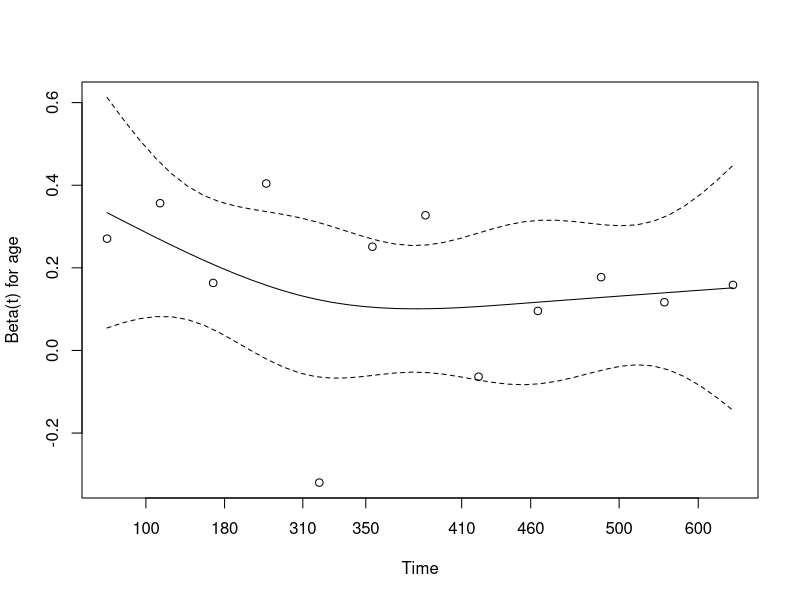
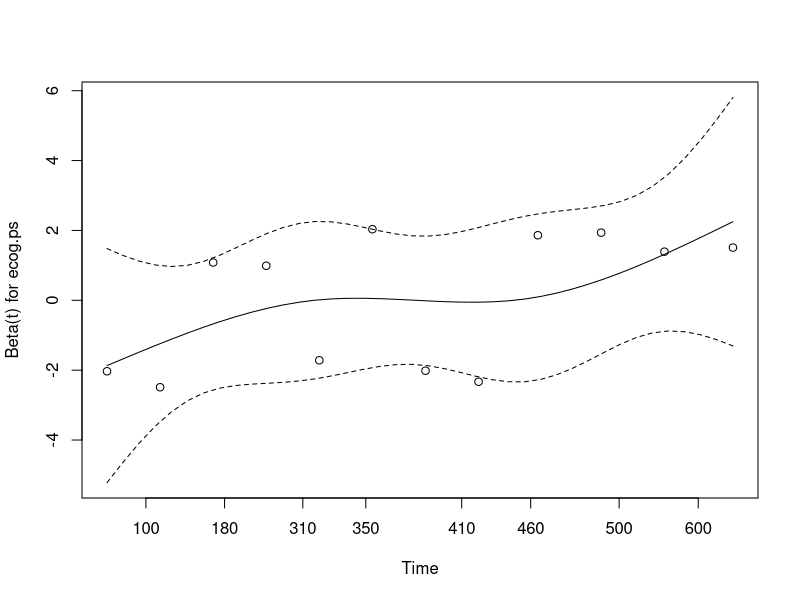

Reproduce these figures in R, in order. (Note: this script raises an error after producing the figures.)
library(survival)
library(survminer)
library(ggplot2)
library(dplyr)

########################################################
data(ovarian , package="survival")
View(heart)

fit <- coxph(Surv(futime, fustat) ~ age + ecog.ps,  
             data=ovarian) 
temp <- cox.zph(fit) 
print(temp)                   
plot(temp)                   
#######################################################

data1 <- heart_transplant
View(data1)
names(data1)
summary(data1)
data1$new_status <- ifelse(data1$survived == "dead", 0, 1)

data1 <- data1 %>% 
  mutate(new_status = recode(survived, "dead" = 0, "alive" = 1))

data1$new_status <- as.numeric(factor(data1$survived, levels = c("dead", "alive")))
View(data1)
data1[is.na(data1)] <- 0
View(data1)
frequency(transplant$treatment)
count(transplant)
table(data1$transplant)

#s(t) from cox model
cox.mod <- coxph(Surv(survtime,new_status) ~ age + transplant, data = data1)
summary(cox.mod)

coefficients <- coef(cox.mod)
View(coefficients)
cal_lin_pred <- function(coefs, covariate_values) {
  linear_predictor <- sum(coefs * covariate_values)
  return(linear_predictor)
}
View(cal_lin_pred)

# Assuming LP is the calculated linear predictor for the specific individual/group
LP <- c(-0.02324734,-0.3650623)
baseline_survival <- survfit(cox.mod, data1 = data.frame())$surv
survival_probability <- exp(-baseline_survival * exp(LP))
print(survival_probability)

###########################################################################
cox.mod2 <- coxph(Surv(survtime,new_status) ~ age, data=data1)
anova(cox.mod, cox.mod2, test= "LRT" )
cox.mod3 <- coxph(Surv(survtime,new_status) ~ transplant, data=data1)
anova(cox.mod, cox.mod3, test= "LRT" )
###########################################################################

temp <- cox.zph(cox.mod) 
print(temp)                  
plot(temp)
plot(predict(cox.mod), residual(cox.mod, type= "martingale"),
     xlab = "fitted value", ylab= "Martingale residuals",
     main = "Residual plots", las = 1)
martingale_res <- residuals(cox.mod, type = "martingale")
print(martingale_res)

plot(martingale_res, ylab = "Martingale Residuals", xlab = "Observation Order", main = "Martingale Residual Plot")
abline(h = 0, col = "red", lty = 2)


fitted_values <- predict(cox.mod, type = "expected")
martingale_data <- data.frame(Fitted = fitted_values, Martingale = martingale_res)
ggplot(martingale_data, aes(x = Fitted, y = Martingale)) +
  geom_point() +
  geom_smooth(method = "loess", se = FALSE, color = "blue") +
  labs(
    x = "Fitted Values",
    y = "Martingale Residuals",
    title = "Martingale Residual Plot"
  )
ggplot(martingale_data, aes(x = Fitted, y = "deviance")) +
  geom_point() +
  geom_smooth(method = "loess", se = FALSE, color = "blue") +
  labs(
    x = "Fitted Values",
    y = "Martingale Residuals",
    title = "Martingale Residual Plot"
  )


covariate_name <- "age"

# Compute the scaled Schoenfeld residuals for the selected covariate
sch_res <- residuals(cox.mod, type = "scaledsch")
View(sch_res)

# Get the values of the selected covariate from the dataset
selected_covariate <- data1[[covariate_name]]
View(selected_covariate)

###############################################################################################
# Create a data frame for plotting
plot_data <- data.frame(
  Covariate = selected_covariate,
  ScaledSchoenfeldResiduals = sch_res
)

plot_data <- data.frame(Covariate = selected_covariate, ScaledSchoenfeldResiduals = sch_res)
#############################################################################################

# Create the scaled Schoenfeld residuals vs. covariate plot
ggplot(plot_data, aes(x = Covariate, y = ScaledSchoenfeldResiduals)) +
  geom_point() +
  geom_smooth(method = "loess", se = FALSE, color = "blue") +
  labs(
    x = covariate_name,
    y = "Scaled Schoenfeld Residuals",
    title = paste("Scaled Schoenfeld Residuals vs.", covariate_name),
    subtitle = "Check for linearity"
  )

cox.zph(cox.mod)
par(mfrow=c(2,1))
plot(cox.zph(cox.mod))

par(mfrow=c(1,1))
plot(cox.zph(cox.mod)[1])
abline(h=0, col=2)
plot(cox.zph(cox.mod)[2])
abline(h=1, col=2)

------------------------------------------------------------------
#convert data to a format used by the survival package
heartSurv <- Surv(time=data1$survtime,
                  event=data1$new_status)

#calculate survival curves by fitting survival data to treatments
ht <- survfit(heartSurv~transplant, data= data1,
              type="kaplan-meier")

#survival plots
ggsurvplot(ht, conf.int = TRUE, pval = FALSE,
           risk.table = FALSE,
           legend.labs=c("control", "treatment"),
           legend= c(0.10,0.10), break.time.by=200,
           censor.shape= "1", censor.size= 4,
           palette = c("firebrick","goldenrod1"),
           xlab="Time since diagonsis (in days)",
           ylab="Proportion surviving")
print(ht)

# hazard ratio quantities using survdiff function
htDiff <- survdiff(heartSurv ~ transplant, data= data1)
View(htDiff)
D1 <- htDiff$obs[1] # 4
D2 <- htDiff$obs[2] # 24
E1 <- htDiff$exp[1] # 2.33
E2 <- htDiff$exp[2] # 25.63

#hazard ratio, std error, c.i
HR <- (D1/D2)/(E1/E2) ; HR
SE_lnHR <- sqrt(1/E1 + 1/E2) ; SE_lnHR
L <- log(HR) ; L
Zcrit <- qnorm(0.975) ; Zcrit
lower <- exp(L - Zcrit*SE_lnHR) ; lower
upper <- exp(L + Zcrit*SE_lnHR) ; upper
ci95 <- c(lower=lower, upper=upper) ; ci95

#log rank test
X1 <- (D1-E1)^2/E1 + (D2-E2)^2/E2 ; X1
1 - pchisq(X1,df=1)

#log rank test - using survdiff function (chi-sq calc different)
print(htDiff, digits = 4)

#assess pH graphically
plot(ht,fun="cloglog",col = c("firebrick","goldenrod1"),
     las=1, lwd = 2, ylab= "ln(-ln(Proportional surviving)",
     xlab= "ln(Time since diagnosis)")
  
